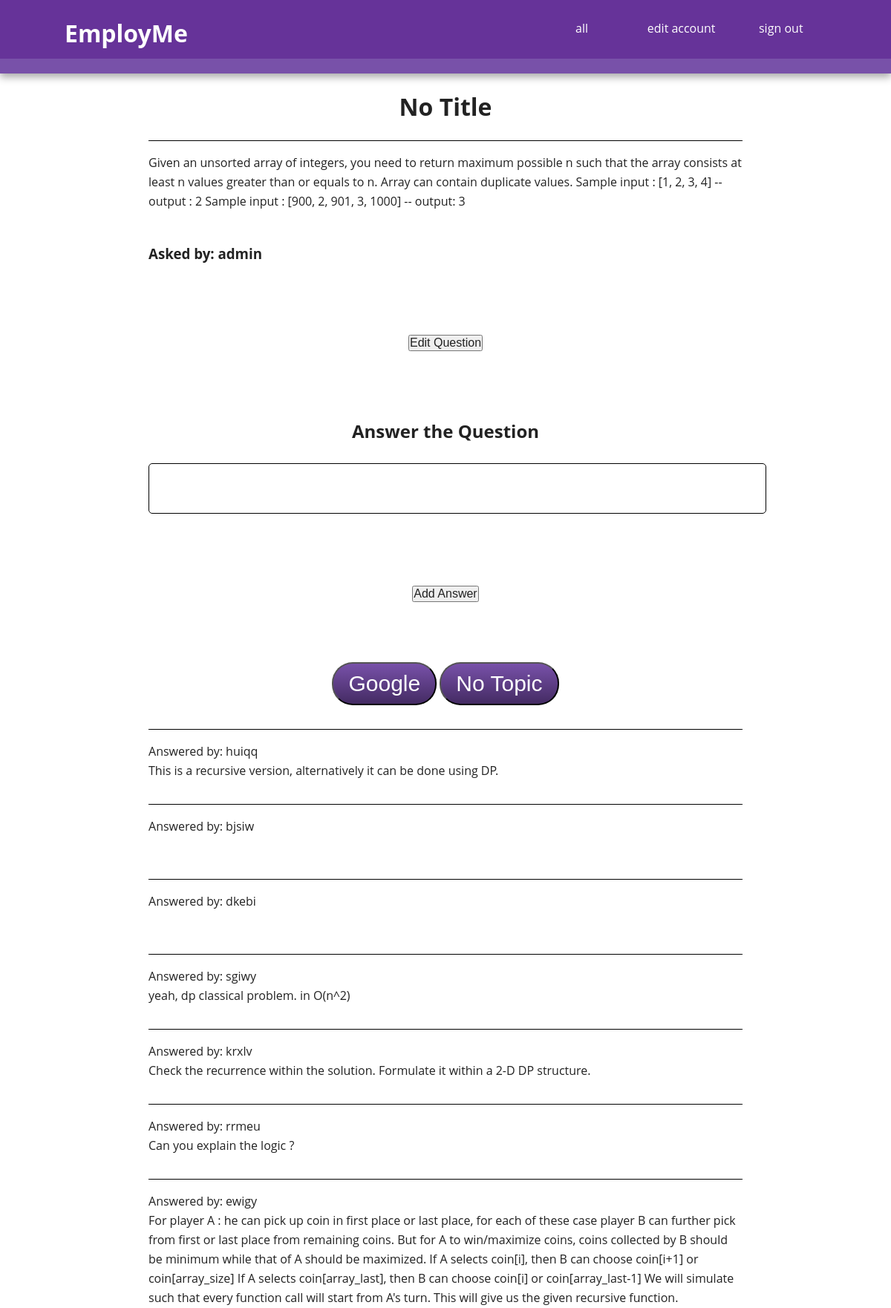
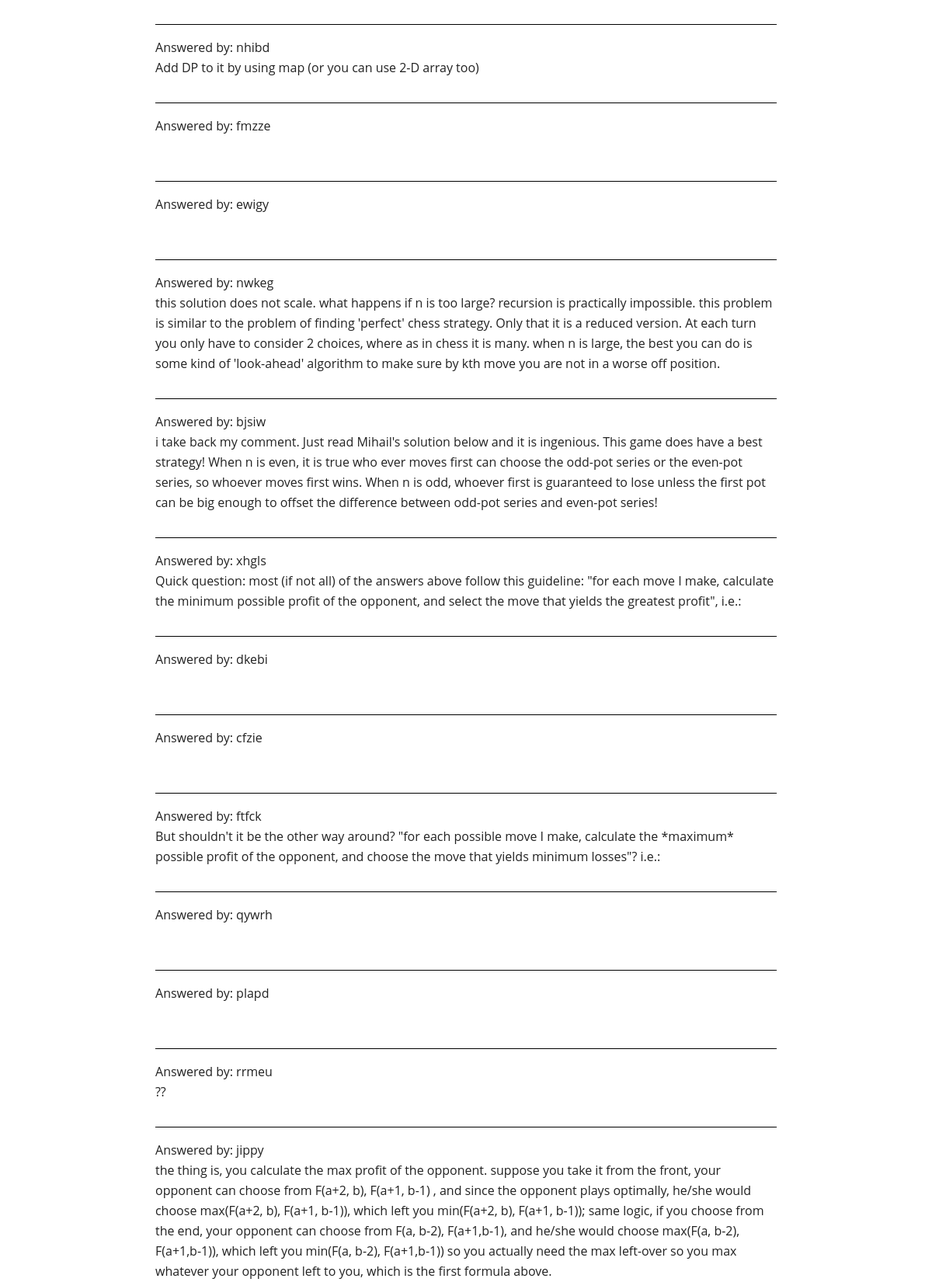
Page /questions/question.php?id=2 (signed in, upper part) on the committed database (2 pictures, top to bottom).
### tables this page shows
CREATE TABLE `companies` (
  `company_id` int(11) NOT NULL AUTO_INCREMENT,
  `name` varchar(200) DEFAULT NULL,
  `about` text,
  PRIMARY KEY (`company_id`)
);

CREATE TABLE `topics` (
  `topic_id` int(11) NOT NULL AUTO_INCREMENT,
  `name` varchar(100) DEFAULT NULL,
  `about` text,
  PRIMARY KEY (`topic_id`)
);

CREATE TABLE `answers` (
  `answer_id` int(11) NOT NULL AUTO_INCREMENT,
  `username` varchar(50) DEFAULT NULL,
  `question_id` int(11) DEFAULT NULL,
  `content` text,
  `created` datetime DEFAULT NULL,
  `modified` timestamp NOT NULL DEFAULT CURRENT_TIMESTAMP ON UPDATE CURRENT_TIMESTAMP,
  `votes` int(11) DEFAULT '0',
  PRIMARY KEY (`answer_id`),
  KEY `question_id` (`question_id`),
  CONSTRAINT `answers_ibfk_1` FOREIGN KEY (`question_id`) REFERENCES `questions` (`question_id`)
);

### questions/question.php (the view, shortened to what this page needs)
<?php
$link = mysqli_connect('localhost', 'awu3', 'hellomysql', 'awu3') or die("Problem connecting to database.");
$question_id=intval($_GET['id']);
$questions = $link->prepare("SELECT username,title,content,companies.name as company_name,topics.name as topic_name,companies.company_id as company_id,topics.topic_id as topic_id from (select username,title,content,company_id,topic_id from questions where question_id=?) question, companies, topics where question.company_id = companies.company_id and question.topic_id=topics.topic_id");
$questions->bind_param('i',$question_id);
$questions->execute();
$question = $questions->get_result();
$answers_query = $link->prepare("SELECT * from answers where question_id=?");
$answers_query->bind_param('i',$question_id);
$answers_query->execute();
$answers = $answers_query->get_result();
?>
<!DOCTYPE html>
 <html class="no-js" ng-app>
    <head>
		<title>	<?php
		$tuple = $question->fetch_assoc();
		?></title>
        <link rel="stylesheet" href="../css/normalize.min.css">
        <link rel="stylesheet" href="../css/main.css">
    </head>
	<body>
<div class="header-container">
            <header class="wrapper clearfix">
                <a href="../index.php"><h1 class="title">EmployMe</h1></a>
                <nav>
                    <ul>
                        <li><a href="questions.php">all</a></li>                                       <?php
                                                                if(isset($_SESSION["user"])){
                                                                        ?>
                                                                        <li><a href="../users/edit_user.php">edit account</a></li>
                                                        <li><a href="../users/log_out.php">sign out</a></li>
				<?php
                                                                }
                                                                else{
                                                                        ?>
                                                                        <li><a href="../users/sign_in.php">sign in</a></li>
                                                        <li><a href="../users/sign_up.php">sign up</a></li>
                                                        <?php
                                                                }
                                        ?>
                    </ul>
                </nav>
            </header>
        </div>
<?php
	echo '<h1>';
	if($tuple['title']!=null) echo $tuple['title'].'<br>';
	else echo 'No Title'.'<br>';
	echo '</h1>';
	echo '<div>';
	echo '<div class="question">';
	echo '<p>';
	echo '<div id="questionContent">';
	echo $tuple['content'];
	echo '</div>';
	echo '<br>';
	echo '</p>';
	echo "<h3>Asked by: ".$tuple['username'].'</h3><br>';
echo '<div class="edits">';
if(isset($_SESSION['user'])){
	?>
		<form id="editQuestion edit">
			<button onClick="<?php echo "userEditPost(0,".$_GET['id'].")";?> ">
			Edit Question</button>
		</form>
	<?php
}
if(isset($_SESSION['user'])){
        ?>
<br>
<h2>Answer the Question</h2>
<textarea form="answer" name="editAnswer"> </textarea>
<br>
<br>
<form class="edit" id="answer">
        <input type="button" value="Add Answer" onclick="<?php echo "post(1,".$_GET['id'].",this.form)";?> ">
</form>
<?php
        }
?>
        <div class="button-nav">
            <a href="questions.php?category=company&id=<?php echo $tuple['company_id'];?>">
                <button class="btn "><?php echo $tuple['company_name']; ?></button>
            </a>
            <a href="questions.php?category=topic&id=<?php echo $tuple['topic_id'];?>">
                <button class="btn "><?php echo $tuple['topic_name'];?></button>
            </a>
        </div>
<?php
	echo '</div>';
	echo '</div>';
echo '<div>';
while($answer = $answers->fetch_assoc()) {
	if($answer){
		echo '<div class="question">';
		echo '<p>';
		echo "Answered by: ".$answer['username'].'<br>';
		echo $answer['content'].'<br>';
		echo '</p>';
		echo '</div>';
	}
}
echo '</div>';
?>
	</body>
</html>

### css/main.css (style rules this page uses)
html, button, input, select, textarea { color: #222; }
html { font-family: "Whitney SSm A","Whitney SSm B","Helvetica Neue",Helvetica,Arial,sans-serif; font-size: 1em; line-height: 1.4; }
textarea { resize: vertical; }
body { font: 16px/26px Helvetica, Helvetica Neue, Arial; text-align: center; }
.wrapper { width: 90%; margin: 0 5%; }
.header-container { border-bottom: 20px solid #7851a9; }
.header-container, .footer-container, .main aside { background: #639; }
.title { color: white; }
nav ul { margin: 0; padding: 0; }
nav a { display: block; margin-bottom: 10px; padding: 15px 0; text-align: center; text-decoration: none; color: white; background: #639; }
.btn { background: #7851a9; background-image: -webkit-linear-gradient(top, #7851a9, #442b63); background-image: -moz-linear-gradient(top, #7851a9, #442b63); background-image: -ms-linear-gradient(top, #7851a9, #442b63); background-image: -o-linear-gradient(top, #7851a9, #442b63); background-image: linear-gradient(to bottom, #7851a9, #442b63); -webkit-border-radius: 28; -moz-border-radius: 28; border-radius: 28px; font-family: Arial; color: #ffffff; font-size: 30px; padding: 10px 20px 10px 20px; text-decoration: none; }
a { text-decoration: none; }
body { min-width: 550px; }
h1 { text-align: center; margin-top: 1em; }
.button-nav { margin-top: 2em; width: 700px; margin-left: auto; margin-right: auto; }
.question { text-align: left; border-top: 1px solid black; margin-top: 2em; margin-bottom: 2em; margin-left: 200px; margin-right: 200px; }
.edits { text-align: center; }
* { margin:0;padding:0; }
body { font-family:'Open Sans',sans-serif; }
form { padding:6% 4%; }
textarea { width:100%; padding: 15px; margin-top: 10px; border:1px solid black; border-radius:5px; margin-bottom: 20px; resize:none; }
@media only screen and (min-width: 480px) { nav a { float: left; width: 27%; margin: 0 1.7%; padding: 25px 2%; margin-bottom: 0; } }
@media only screen and (min-width: 480px) { nav li:first-child a { margin-left: 0; } }
@media only screen and (min-width: 480px) { nav li:last-child a { margin-right: 0; } }
@media only screen and (min-width: 480px) { nav ul li { display: inline; } }
@media only screen and (min-width: 768px) { .header-container, .main aside { -webkit-box-shadow: 0 5px 10px #aaa; -moz-box-shadow: 0 5px 10px #aaa; box-shadow: 0 5px 10px #aaa; } }
@media only screen and (min-width: 768px) { .title { float: left; } }
@media only screen and (min-width: 768px) { nav { float: right; width: 38%; } }
@media only screen and (min-width: 1140px) { .wrapper { width: 1026px; margin: 0 auto; } }
.clearfix:before, .clearfix:after { content: " "; display: table; }
.clearfix:after { clear: both; }
.clearfix { *zoom: 1; }

### rows in the picture
companies: name "Google", topics.name "No Topic"
answers: username "huiqq", content "This is a recursive version, alternatively it can be done using DP."
answers: username "bjsiw"
answers: username "dkebi"
answers: username "sgiwy", content "yeah, dp classical problem. in O(n^2)"
answers: username "krxlv", content "Check the recurrence within the solution. Formulate it within a 2-D DP structure."
answers: username "rrmeu", content "Can you explain the logic ?"
answers: username "ewigy", content "For player A : he can pick up coin in first place or last place, for each of these case player B can further pick from first or last place from remaining coins. But for A to win/maximize coins, coins collected by B should be minimum while that of A should be maximized. If A selects coin[i], then B can choose coin[i+1] or coin[array_size] If A selects coin[array_last], then B can choose coin[i] or coin[array_last-1] We will simulate such that every function call will start from A's turn. This will give us the given recursive function."
answers: username "nhibd", content "Add DP to it by using map (or you can use 2-D array too)"
answers: username "fmzze"
answers: username "ewigy"
answers: username "nwkeg", content "this solution does not scale. what happens if n is too large? recursion is practically impossible. this problem is similar to the problem of finding 'perfect' chess strategy. Only that it is a reduced version. At each turn you only have to consider 2 choices, where as in chess it is many. when n is large, the best you can do is some kind of 'look-ahead' algorithm to make sure by kth move you are not in a worse off position."
answers: username "bjsiw", content "i take back my comment. Just read Mihail's solution below and it is ingenious. This game does have a best strategy! When n is even, it is true who ever moves first can choose the odd-pot series or the even-pot series, so whoever moves first wins. When n is odd, whoever first is guaranteed to lose unless the first pot can be big enough to offset the difference between odd-pot series and even-pot series!"
answers: username "xhgls", content "Quick question: most (if not all) of the answers above follow this guideline: \"for each move I make, calculate the minimum possible profit of the opponent, and select the move that yields the greatest profit\", i.e.:"
answers: username "dkebi"
answers: username "cfzie"
answers: username "ftfck", content "But shouldn't it be the other way around? \"for each possible move I make, calculate the *maximum* possible profit of the opponent, and choose the move that yields minimum losses\"? i.e.:"
answers: username "qywrh"
answers: username "plapd"
answers: username "rrmeu", content "??"
answers: username "jippy", content "the thing is, you calculate the max profit of the opponent. suppose you take it from the front, your opponent can choose from F(a+2, b), F(a+1, b-1) , and since the opponent plays optimally, he/she would choose max(F(a+2, b), F(a+1, b-1)), which left you min(F(a+2, b), F(a+1, b-1)); same logic, if you choose from the end, your opponent can choose from F(a, b-2), F(a+1,b-1), and he/she would choose max(F(a, b-2), F(a+1,b-1)), which left you min(F(a, b-2), F(a+1,b-1)) so you actually need the max left-over so you max whatever your opponent left to you, which is the first formula above."

### other values in the picture
$tuple['username'] "admin"
